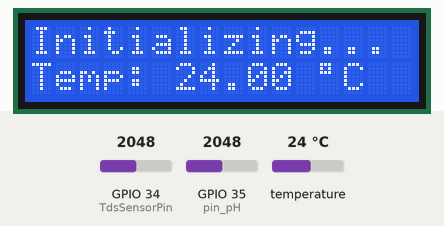
A sketch run on a simulated ESP32. Parts: 16×2 character LCD. The inputs (shaded band) are chosen by the test bench; at power-on: temperature 24 °C, GPIO 35 (pin_pH) = 2048, GPIO 34 (TdsSensorPin) = 2048. WiFi joins after 1.5 s; servers stay silent unless stated; what the sketch prints to the serial monitor is not drawn.

Above: at 2.7 s.
2.8 s: temperature set to 12 °C
At 6.8 s:
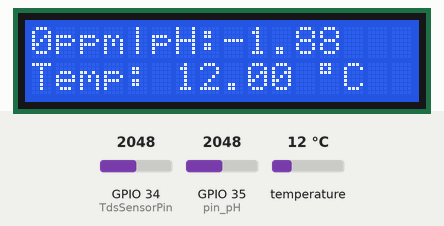
7.2 s: GPIO 35 (pin_pH) set to 2866
At 13.7 s:
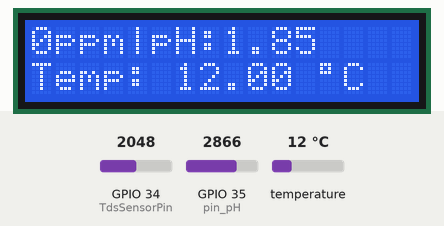
14.0 s: temperature set to 19 °C
At 16.3 s:
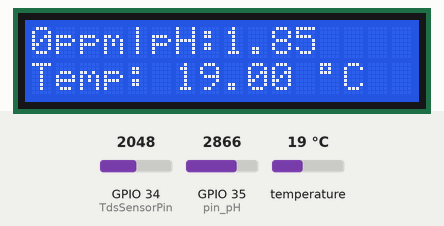
18.4 s: GPIO 35 (pin_pH) set to 3603
At 23.4 s:
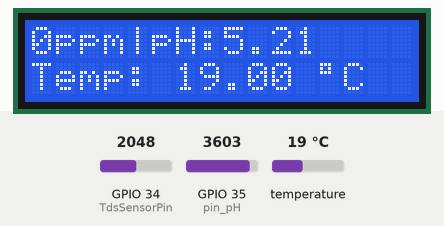
24.2 s: temperature set to 28 °C
At 27.0 s:
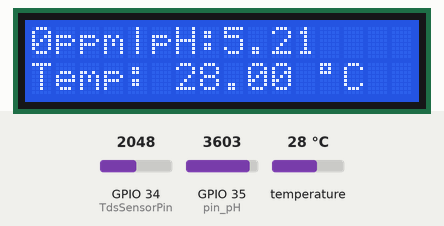
28.6 s: GPIO 35 (pin_pH) set to 4095
At 34.1 s:
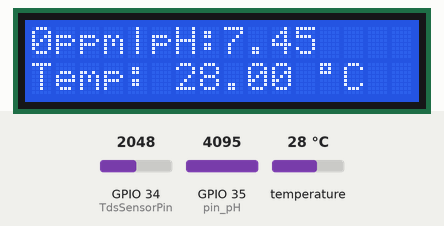
Timing chart, 0 to 35.6 s (numbered marks = the images above; inputs shaded):
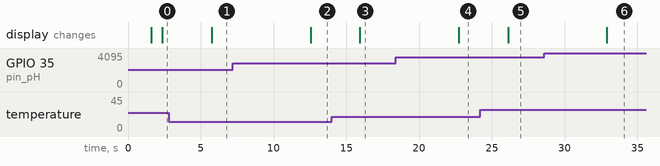

Measured:
- after the input at 2.8 s, the display: changes after 3.0 s (image 1)
- after the input at 7.2 s, the display: changes after 5.3 s (image 2)
- after the input at 14.0 s, the display: changes after 1.9 s (image 3)
- after the input at 18.4 s, the display: changes after 4.3 s (image 4)
- after the input at 24.2 s, the display: changes after 1.9 s (image 5)
- after the input at 28.6 s, the display: changes after 4.3 s (image 6)

The sketch:

Final_WaterQuality_Code.ino
```cpp
#include <Arduino.h>
#include <WiFi.h>
#include <Firebase_ESP_Client.h>
#include "addons/TokenHelper.h"
#include "addons/RTDBHelper.h"

#include <Wire.h>
#include <LiquidCrystal_I2C.h>
#include <OneWire.h>
#include <DallasTemperature.h>

#define WIFI_SSID "wifi-ssid"
#define WIFI_PASSWORD "password"

#define API_KEY "API_KEY"
#define DATABASE_URL "https://your-database-url.firebaseio.com/"

#define TdsSensorPin 34
#define VREF 3.3
#define SCOUNT 30
#define MAX_TDS_DISPLAY 4

FirebaseData fbdo;
FirebaseAuth auth;
FirebaseConfig config;

unsigned long sendDataPrevMillis = 0;
int count = 0;
bool signupOK = false;

int analogBuffer[SCOUNT];
int analogBufferTemp[SCOUNT];
int analogBufferIndex = 0;
int copyIndex = 0;

const int pin_pH = 35;
float Po = 0;
float pH_step;
double voltage;

// pH calibration
float PH4 = 3.22;
float PH7 = 2.69;

float tdsValue = 0;

OneWire oneWire(4);
DallasTemperature sensors(&oneWire);
LiquidCrystal_I2C lcd(0x27, 16, 2);

unsigned long lasttime = 0;
unsigned long timerDelay = 2000;

int getMedianNum(int bArray[], int iFilterLen)
{
  int bTab[iFilterLen];
  for (byte i = 0; i < iFilterLen; i++)
  {
    bTab[i] = bArray[i];
  }
  int i, j, bTemp;
  for (j = 0; j < iFilterLen - 1; j++)
  {
    for (i = 0; i < iFilterLen - j - 1; i++)
    {
      if (bTab[i] > bTab[i + 1])
      {
        bTemp = bTab[i];
        bTab[i] = bTab[i + 1];
        bTab[i + 1] = bTemp;
      }
    }
  }
  if ((iFilterLen & 1) > 0)
  {
    bTemp = bTab[(iFilterLen - 1) / 2];
  }
  else
  {
    bTemp = (bTab[iFilterLen / 2] + bTab[iFilterLen / 2 - 1]) / 2;
  }
  return bTemp;
}

void setup() {
  // put your setup code here, to run once:
  Serial.begin(9600);

  WiFi.begin(WIFI_SSID, WIFI_PASSWORD);
  Serial.print("Connecting to Wi-Fi");
  while(WiFi.status() != WL_CONNECTED){
    Serial.print(".");
    delay(300);
  }
  Serial.print("\nConnected with IP: ");
  Serial.println(WiFi.localIP());
  Serial.println();

  config.api_key = API_KEY;
  config.database_url = DATABASE_URL;

  if(Firebase.signUp(&config, &auth, "", "")){
    Serial.println("Udah oke nih");
    signupOK = true;
  }
  else{
    Serial.printf("%s\n", config.signer.signupError.message.c_str());
  }

  config.token_status_callback = tokenStatusCallback;
  Firebase.begin(&config, &auth);
  Firebase.reconnectWiFi(true);

  Wire.begin(22, 23);
  lcd.begin(16, 2);
  lcd.setBacklight(5);
  lcd.print("Initializing...");
  pinMode(TdsSensorPin, INPUT);

}

void loop() {
  // put your main code here, to run repeatedly:

  Serial.println();
  sensors.requestTemperatures();
  float temperatureC = sensors.getTempCByIndex(0);
  Serial.println("Temperature: " + String(temperatureC) + "C");

  static unsigned long analogSampleTime = millis();
  if (millis() - analogSampleTime > 40U)
  {
    analogSampleTime = millis();
    analogBuffer[analogBufferIndex] = analogRead(TdsSensorPin);
    analogBufferIndex = (analogBufferIndex + 1) % SCOUNT;
  }

  static unsigned long printTimePoint = millis();
  if (millis() - printTimePoint > 800U)
  {
    printTimePoint = millis();
    for (copyIndex = 0; copyIndex < SCOUNT; copyIndex++)
    {
      analogBufferTemp[copyIndex] = analogBuffer[copyIndex];
    }
    float averageVoltage = getMedianNum(analogBufferTemp, SCOUNT) * (float)VREF / 4095.0;
    float compensationCoefficient = 1.0 + 0.02 * (temperatureC - 25.0);
    float compensationVoltage = averageVoltage / compensationCoefficient;
    tdsValue = (133.42 * compensationVoltage * compensationVoltage * compensationVoltage - 255.86 * compensationVoltage * compensationVoltage + 857.39 * compensationVoltage) * 0.5;

    Serial.println("TDS Value: " + String(tdsValue, 0) + " ppm");

    // Always update the display without checking tdsDisplayCount
    lcd.clear();
    lcd.setCursor(0, 0);
    lcd.print(tdsValue, 0);
    lcd.print("ppm|pH:");
    lcd.print(Po, 2);
  }

  int pH_analog = analogRead(pin_pH);
  voltage = pH_analog * (VREF / 4095.0); // Adjusted to use VREF directly
  pH_step = (PH7 - PH4) / 3;             // Corrected the pH_step calculation
  Po = 7 - ((voltage - PH4) / pH_step); // Adjusted the calculation

  Serial.println("pH Value: " + String(Po, 2));
  Serial.println("ADC Value (pH): " + String(pH_analog));

  lcd.setCursor(0, 1);
  lcd.print("Temp: " + String(temperatureC) + " \xDF""C");
  delay(2000);

  if(Firebase.ready() && signupOK && (millis() - sendDataPrevMillis > 1000 || sendDataPrevMillis == 0)){
    sendDataPrevMillis = millis();

    if(Firebase.RTDB.setFloat(&fbdo, "database/temperature", temperatureC)){
      Serial.println("TEMPERATURE PASSED");
      Serial.println("PATH: " + fbdo.dataPath());
      Serial.println("TYPE: " + fbdo.dataType());
    }
    else{
      Serial.println("TEMPERATURE FAILED");
      Serial.println("REASON: " + fbdo.errorReason());
    }
    // count++;
    if (Firebase.RTDB.setFloat(&fbdo, "database/tds", tdsValue)){
      Serial.println("TDS PASSED");
      Serial.println("PATH: " + fbdo.dataPath());
      Serial.println("TYPE: " + fbdo.dataType());
    }
    else {
      Serial.println("TDS FAILED");
      Serial.println("REASON: " + fbdo.errorReason());
    }
    if (Firebase.RTDB.setFloat(&fbdo, "database/ph", (Po, 2))){
      Serial.println("PH PASSED");
      Serial.println("PATH: " + fbdo.dataPath());
      Serial.println("TYPE: " + fbdo.dataType());
    }
    else {
      Serial.println("PH FAILED");
      Serial.println("REASON: " + fbdo.errorReason());
    }
    if (Firebase.RTDB.setFloat(&fbdo, "database/adc", pH_analog)){
      Serial.println("ADC PASSED");
      Serial.println("PATH: " + fbdo.dataPath());
      Serial.println("TYPE: " + fbdo.dataType());
    }
    else {
      Serial.println("ADC FAILED");
      Serial.println("REASON: " + fbdo.errorReason());
    }
  }
}
```
